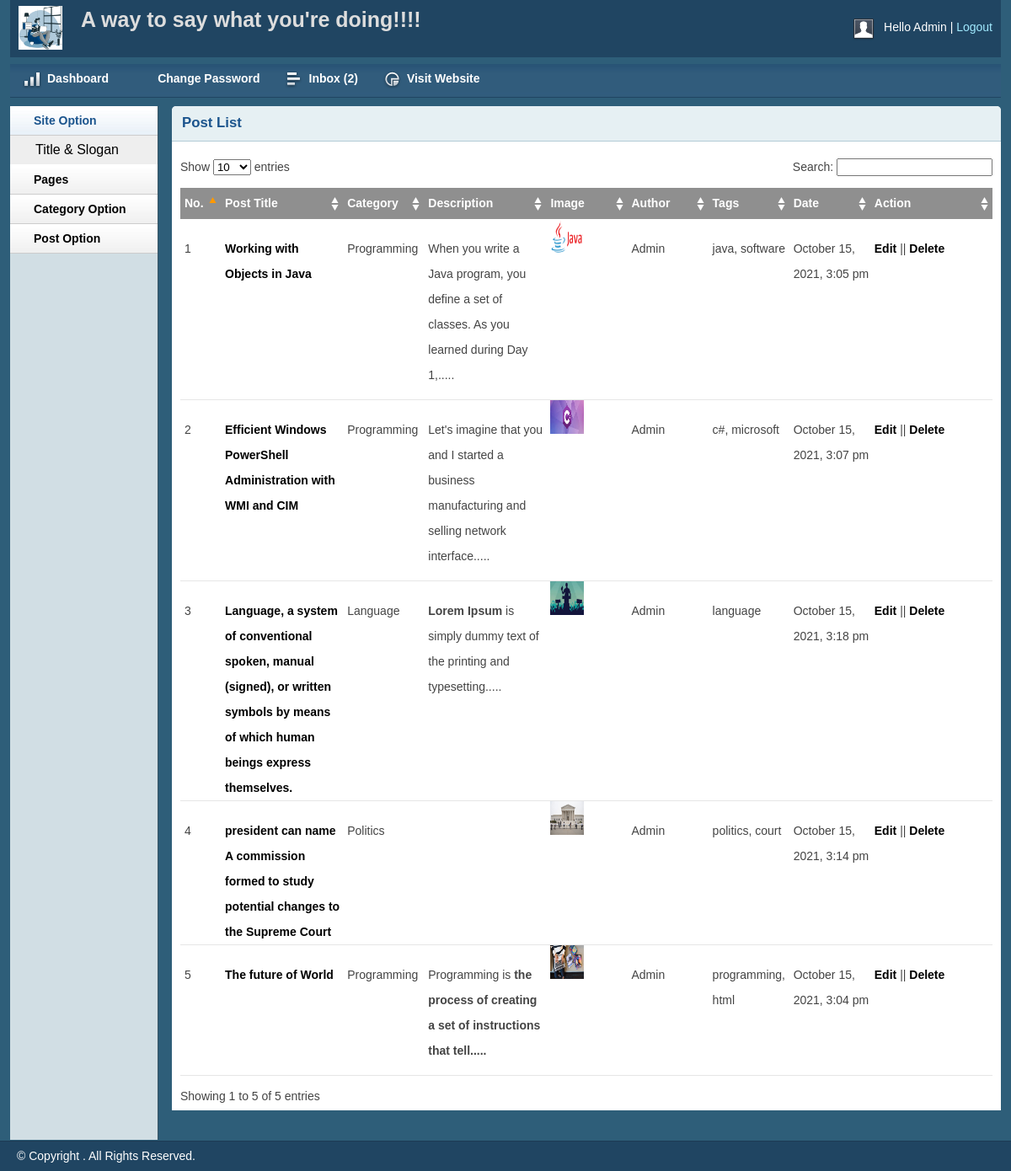
The app's page /admin/postlist.php (signed in) with its own data.
### tables this page shows
CREATE TABLE `tbl_post` (
  `id` int(11) NOT NULL,
  `cat_id` int(11) NOT NULL,
  `title` varchar(255) NOT NULL,
  `body` text NOT NULL,
  `image` varchar(255) NOT NULL,
  `author` varchar(50) NOT NULL,
  `tags` varchar(255) NOT NULL,
  `date` timestamp NOT NULL DEFAULT current_timestamp()
);

CREATE TABLE `tbl_category` (
  `id` int(11) NOT NULL,
  `name` varchar(50) NOT NULL
);

### lib/Database.php (called while the page is built, shortened)
<?php
Class Database{
	public $host   = DB_HOST;
	public $user   = DB_USER;
	public $pass   = DB_PASS;
	public $dbname = DB_NAME;
	public $link;
	private function connectDB(){
	$this->link = new mysqli($this->host, $this->user, $this->pass, $this->dbname);
 }
	public function select($query){
		$result = $this->link->query($query) or die($this->link->error.__LINE__);
		if($result->num_rows > 0){
			return $result;
		} else {
			return false;
		}
	}
}

### helpers/Format.php (called while the page is built, shortened)
<?php
class Format
{
   public function formatDate($date){
    return  date('F j, Y, g:i a',strtotime($date));
   }
   public function textShorten($text, $limit = 100){
      $text = $text. " ";
      $text = substr($text, 0,$limit);
      $text = substr($text, 0, strrpos($text, ' '));
      $text = $text. ".....";
      return $text;
   }
}
?>

### admin/postlist.php (the view, shortened to what this page needs)
<?php include 'inc/header.php'?>
<?php include 'inc/sidebar.php'?>
        <div class="grid_10">
            <div class="box round first grid">
                <h2>Post List</h2>
                <div class="block">
                    <table class="data display datatable" id="example">
					<thead>
						<tr>
							<th width="5%">No.</th>
							<th width="15%">Post Title</th>
							<th width="10%">Category</th>
							<th width="15%">Description</th>
							<th width="10%">Image</th>
							<th width="10%">Author</th>
							<th width="10%">Tags</th>
							<th width="10%">Date</th>
							<th width="15%">Action</th>
						</tr>
					</thead>
					<tbody>
						<?php
						$query = "SELECT tbl_post.*,tbl_category.name FROM tbl_post
									INNER JOIN tbl_category
									ON tbl_post.cat_id = tbl_category.id
									ORDER BY tbl_post.title";
									$post = $db->select($query);
									if ($post) {
										$i = 0;
										while ($result = $post->fetch_assoc()) {
											$i++;
						?>
						<tr class="odd gradeX">
							<td><?php  echo $i;?></td>
							<td><a href="postedit.php?id=<?php echo  $result ['id'];?>"> <?php echo $result ['title']; ?></a></td>
							<td><?php echo $result ['name'];?></td>
							<td><?php echo $fm->textShorten($result['body']); ?> </td>
							<td><img src ="<?php echo $result ['image'];?>" height="40px" width="40px" alt="post image"/></td>
							<td><?php echo  $result ['author'];?></td>
							<td><?php echo  $result ['tags'];?></td>
							<td><?php echo $fm->formatDate($result['date']); ?></td>
							<td><a href="postedit.php?id=<?php echo  $result ['id'];?>">Edit</a>
							 || <a onclick="return confirm('Are You Sure to Delete');"href="postdelete.php?id=<?php echo $result['id'];?>">Delete</a></td>
						</tr>
						<?php } }?>
					</tbody>
				</table>
               </div>
            </div>
        </div>
	<?php include 'inc/footer.php';?>

### admin/css/layout.css (style rules this page uses)
body { background: #fff none repeat scroll 0 0; color: #444; font-size: 14px; padding: 0; }
a { color: #000; font-weight:bold; text-decoration: none; }
h1, h2, h3, h4, h5, h6 { line-height:1.2em; margin-bottom:.3em; }
h2 { margin-top:1em; }
.box { background:#fff; margin-bottom:20px; padding:10px 10px 10px 10px; margin-left:-8px; }
.box.grid { padding-bottom:40px; }
.box.round { -moz-border-radius: 5px 5px 0px 0px; -webkit-border-radius: 5px 5px 0px 0px; border-radius: 5px 5px 0px 0px; }
.box h2 { font-size:1.2em; font-weight:bold; color:#1B548D; background:#E6F0F3; margin:-10px -10px 0 -10px; padding:10px 12px; border-bottom:1px solid #B3CBD6; -moz-border-radius: 5px 5px 0px 0px; -webkit-border-radius: 5px 5px 0px 0px; border-radius: 5px 5px 0px 0px; }
.box.first { min-height: 406px; }
.block { padding-top:20px; }
p { margin-bottom:1em; }
.block { padding-bottom:1px; }
table.display { margin: 0 auto; clear: both; width: 100%; }
.sorting_asc { background: #8f8f8f url(../img/table/sort_asc.png) no-repeat center right; padding:8px 5px; text-align:left; color:#fff; }
.sorting { background:#8f8f8f url(../img/table/sort_both.png) no-repeat center right; padding:8px 5px; text-align:left; color:#fff; }
tr.odd { height: 30px; line-height: 30px; border-bottom:1px solid #e6e6e6; }
tr.even { height: 30px; line-height: 30px; border-bottom:1px solid #e6e6e6; }
tr.odd td, tr.even td { padding-left:5px; }

### records on screen
tbl_post: title "Working with Objects in Java", cat.name "Programming", body "When you write a Java program, you define a set of classes. As you learned during Day 1,.....", image (picture), author "Admin", tags "java, software", date "October 15, 2021, 3:05 pm"
tbl_post: title "Efficient Windows PowerShell Administration with WMI and CIM", cat.name "Programming", body "Let's imagine that you and I started a business manufacturing and selling network interface.....", image (picture), author "Admin", tags "c#, microsoft", date "October 15, 2021, 3:07 pm"
tbl_post: title "Language, a system of conventional spoken, manual (signed), or written symbols by means of which human beings express themselves.", cat.name "Language", body "Lorem Ipsum is simply dummy text of the printing and typesetting.....", image (picture), author "Admin", tags "language", date "October 15, 2021, 3:18 pm"
tbl_post: title "president can name A commission formed to study potential changes to the Supreme Court", cat.name "Politics", image (picture), author "Admin", tags "politics, court", date "October 15, 2021, 3:14 pm"
tbl_post: title "The future of World", cat.name "Programming", body "Programming is the process of creating a set of instructions that tell.....", image (picture), author "Admin", tags "programming, html", date "October 15, 2021, 3:04 pm"

### other values on screen
$count "2"
